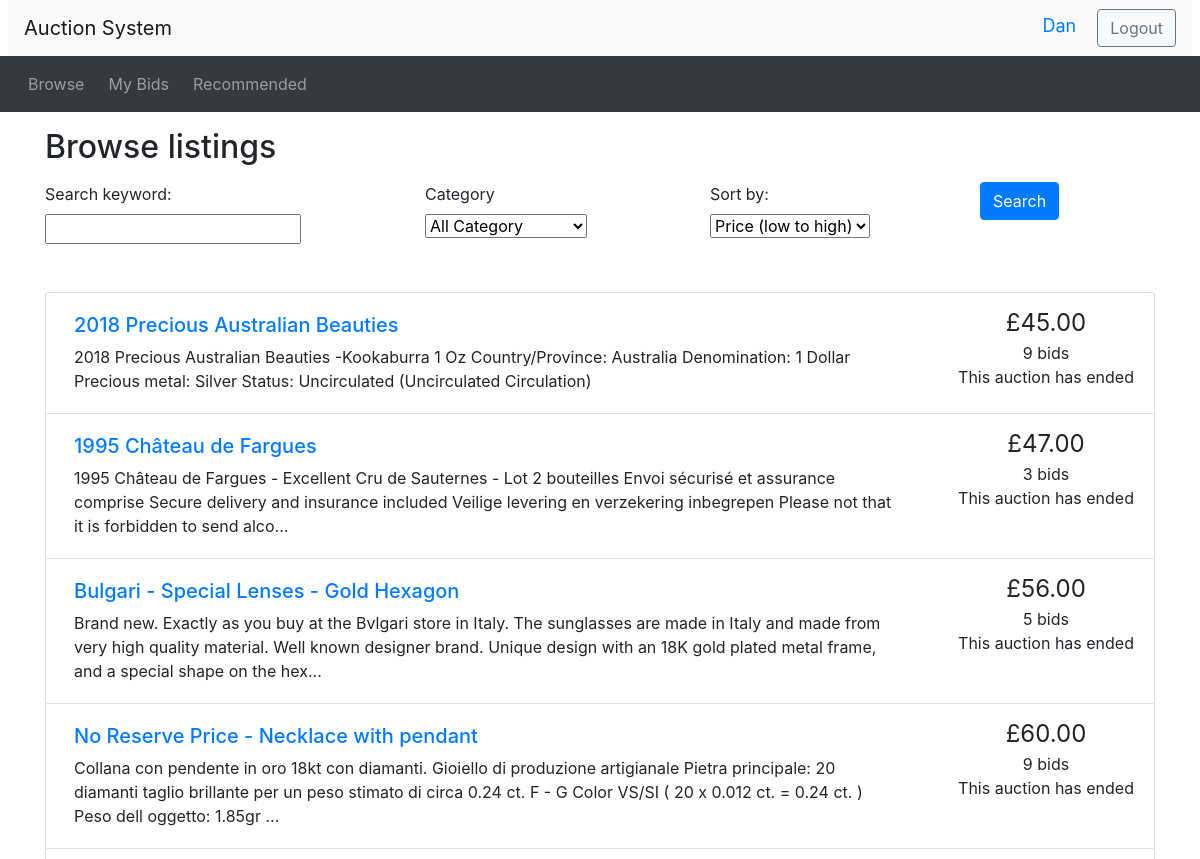
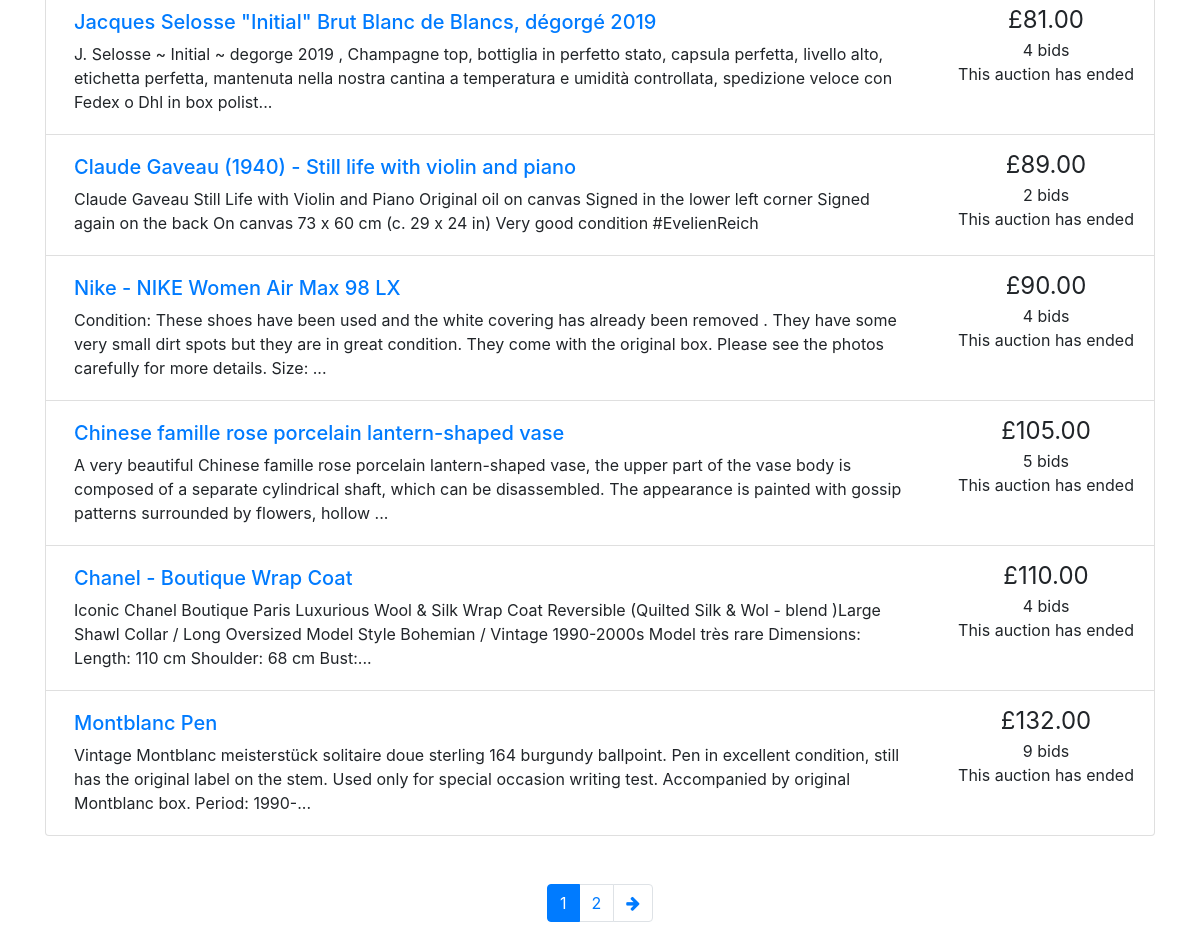
Screenshot of /browse.php (signed in) with the database file from the repository (2 pictures, top to bottom).
### tables this page shows
CREATE TABLE `auction` (
  `auction_id` int(11) NOT NULL,
  `end_date` datetime NOT NULL,
  `seller_id` int(11) NOT NULL,
  `description` text NOT NULL,
  `start_price` double NOT NULL,
  `reserve_price` double NOT NULL,
  `picture` varchar(100) NOT NULL,
  `name` varchar(100) NOT NULL,
  `status` int(11) NOT NULL,
  `category` int(11) NOT NULL
);

CREATE TABLE `bid` (
  `bid_id` int(11) NOT NULL,
  `auction_id` int(11) NOT NULL,
  `user_id` int(11) NOT NULL,
  `bid_time` datetime NOT NULL,
  `price` float NOT NULL
);

### utilities.php (the view, shortened to what this page needs)
<?php
function print_listing_li($item_id, $title, $desc, $price, $num_bids, $end_time)
{
  if (strlen($desc) > 250) {
    $desc_shortened = substr($desc, 0, 250) . '...';
  }
  else {
    $desc_shortened = $desc;
  }
  if ($num_bids == 1) {
    $bid = ' bid';
  }
  else {
    $bid = ' bids';
  }
  $now = new DateTime();
  if ($now > $end_time) {
    $time_remaining = 'This auction has ended';
  }
  else {
    $time_to_end = date_diff($now, $end_time);
    $time_remaining = display_time_remaining($time_to_end) . ' remaining';
  }
  echo('
    <li class="list-group-item d-flex justify-content-between">
    <div class="p-2 mr-5"><h5><a href="listing.php?item_id=' . $item_id . '">' . $title . '</a></h5>' . $desc_shortened . '</div>
    <div class="text-center text-nowrap"><span style="font-size: 1.5em">£' . number_format($price, 2) . '</span><br/>' . $num_bids . $bid . '<br/>' . $time_remaining . '</div>
  </li>'
  );
}
function get_displayItemObjectList($sql){
  include "includes/db.php";
  $result = $con->query($sql);
  $display_array = array();
  if ($result->num_rows > 0) {
      while($row = $result->fetch_assoc()) {
          $record = new DisplayItem();
          $id = $row['auction_id'];
          $record->setItem_id($id);
          $record->setTitle($row['name']);
          $record->setDescription($row['description']);
          $get_bid = "SELECT price FROM bid WHERE bid.auction_id ='$id'";
          $run_bid = mysqli_query($con,$get_bid);
          $num_bids = 0;
          $current_price = 0.0;
          while ($info_bid = $run_bid->fetch_assoc()){
          $num_bids = $num_bids + 1;
          if ($info_bid['price'] > $current_price) {
            $current_price = $info_bid['price'];
          }
          }
          $record->setCurrent_price($current_price);
          $record->setNum_bids($num_bids);
          $record->setEnd_date($row['end_date']);
          $get_cat = "SELECT name FROM category where id=".$row['category'];
          $run_cat = mysqli_query($con,$get_cat);
          while($info_cat = $run_cat->fetch_assoc()){
            $cat = $info_cat['name'];
          }
          $record->setCategory($cat);
          array_push($display_array, $record);
      }
  }
  return $display_array;
}
function display_items($curr_page, $results_per_page, $display_array){
  $page = $curr_page * $results_per_page;
  for($i = $page - $results_per_page; $i < $page; $i++){
    $display = $display_array[$i];
    $datetime = new DateTime($display->getEnd_date());
    print_listing_li($display->getItem_id(), $display->getTitle(), $display->getDescription(), $display->getCurrent_price(), $display->getNum_bids(), $datetime);
  }
}
function pagination($curr_page, $max_page){
  $querystring = "";
  $high_page_boost = max(3 - $curr_page, 0);
  $low_page_boost = max(2 - ($max_page - $curr_page), 0);
  $low_page = max(1, $curr_page - 2 - $low_page_boost);
  $high_page = min($max_page, $curr_page + 2 + $high_page_boost);
  for ($i = $low_page; $i <= $high_page; $i++) {
  if ($i == $curr_page) {
    echo('
  <li class="page-item active">');
  }
  else {
    echo('
  <li class="page-item">');
  }
  echo('
    <a class="page-link" href="browse.php?' . $querystring . 'page=' . $i . '">' . $i . '</a>
  </li>');
  }
  if ($curr_page != $max_page) {
  echo('
  <li class="page-item">
    <a class="page-link" href="browse.php?' . $querystring . 'page=' . ($curr_page + 1) . '" aria-label="Next">
      <span aria-hidden="true"><i class="fa fa-arrow-right"></i></span>
      <span class="sr-only">Next</span>
    </a>
  </li>');
  }
}
class DisplayItem{
  var $item_id;
  var $title;
  var $description;
  var $current_price;
  var $num_bids;
  var $end_date;
  public function getItem_id()
  {
      return $this->item_id;
  }
  public function setItem_id($item_id)
  {
      $this->item_id = $item_id;
      return $this;
  }
  public function getTitle()
  {
      return $this->title;
  }
  public function setTitle($title)
  {
      $this->title = $title;
      return $this;
  }
  public function getDescription()
  {
      return $this->description;
  }
  public function setDescription($description)
  {
      $this->description = $description;
      return $this;
  }
  public function getCurrent_price()
  {
      return $this->current_price;
  }
  public function setCurrent_price($current_price)
  {
      $this->current_price = $current_price;
      return $this;
  }
  public function getNum_bids()
  {
      return $this->num_bids;
  }
  public function setNum_bids($num_bids)
  {
      $this->num_bids = $num_bids;
      return $this;
  }
  public function getEnd_date()
  {
      return $this->end_date;
  }
  public function setEnd_date($end_date)
  {
      $this->end_date = $end_date;
      return $this;
  }
  public function setCategory($category)
  {
      return $this;
  }
}
?>

### rows the page displays
auction: name "2018 Precious Australian Beauties", description "2018 Precious Australian Beauties -Kookaburra 1 Oz Country/Province: Australia Denomination: 1 Dollar Precious metal: Silver Status: Uncirculated (Uncirculated Circulation)"
bid: price "45.00"
auction: name "1995 Château de Fargues", description "1995 Château de Fargues - Excellent Cru de Sauternes - Lot 2 bouteilles Envoi sécurisé et assurance comprise Secure delivery and insurance included Veilige levering en verzekering inbegrepen Please not that it is forbidden to send alco..."
bid: price "47.00"
auction: name "Bulgari - Special Lenses - Gold Hexagon", description "Brand new. Exactly as you buy at the Bvlgari store in Italy. The sunglasses are made in Italy and made from very high quality material. Well known designer brand. Unique design with an 18K gold plated metal frame, and a special shape on the hex...", category "5", category "bids"
bid: price "56.00"
auction: name "No Reserve Price - Necklace with pendant", description "Collana con pendente in oro 18kt con diamanti. Gioiello di produzione artigianale Pietra principale: 20 diamanti taglio brillante per un peso stimato di circa 0.24 ct. F - G Color VS/SI ( 20 x 0.012 ct. = 0.24 ct. ) Peso dell oggetto: 1.85gr ..."
bid: price "60.00"
auction: name "Jacques Selosse \"Initial\" Brut Blanc de Blancs, dégorgé 2019", description "J. Selosse ~ Initial ~ degorge 2019 , Champagne top, bottiglia in perfetto stato, capsula perfetta, livello alto, etichetta perfetta, mantenuta nella nostra cantina a temperatura e umidità controllata, spedizione veloce con Fedex o Dhl in box polist..."
bid: price "81.00"
auction: name "Claude Gaveau (1940) - Still life with violin and piano", description "Claude Gaveau Still Life with Violin and Piano Original oil on canvas Signed in the lower left corner Signed again on the back On canvas 73 x 60 cm (c. 29 x 24 in) Very good condition #EvelienReich"
bid: price "89.00"
auction: name "Nike - NIKE Women Air Max 98 LX", description "Condition: These shoes have been used and the white covering has already been removed . They have some very small dirt spots but they are in great condition. They come with the original box. Please see the photos carefully for more details. Size: ..."
bid: price "90.00"
auction: name "Chinese famille rose porcelain lantern-shaped vase", description "A very beautiful Chinese famille rose porcelain lantern-shaped vase, the upper part of the vase body is composed of a separate cylindrical shaft, which can be disassembled. The appearance is painted with gossip patterns surrounded by flowers, hollow ..."
bid: price "105.00"
auction: name "Chanel - Boutique Wrap Coat", description "Iconic Chanel Boutique Paris Luxurious Wool & Silk Wrap Coat Reversible (Quilted Silk & Wol - blend )Large Shawl Collar / Long Oversized Model Style Bohemian / Vintage 1990-2000s Model très rare Dimensions: Length: 110 cm Shoulder: 68 cm Bust:..."
bid: price "110.00"
auction: name "Montblanc Pen", description "Vintage Montblanc meisterstück solitaire doue sterling 164 burgundy ballpoint. Pen in excellent condition, still has the original label on the stem. Used only for special occasion writing test. Accompanied by original Montblanc box. Period: 1990-..."
bid: price "132.00"

### other values shown
$_SESSION['user_name'] "Dan"
$num_bids "9"
$num_bids "3"
$num_bids "4"
$num_bids "2"
$num_bids "5"
